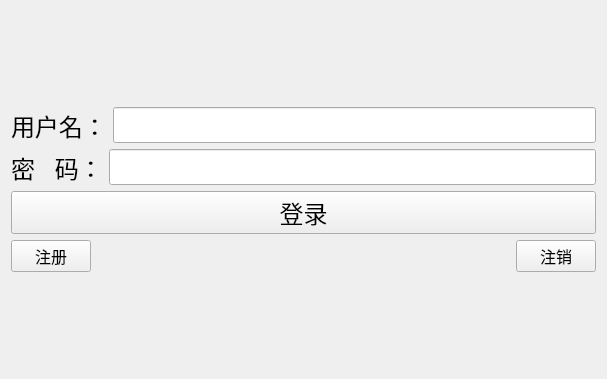
<?xml version="1.0" encoding="UTF-8"?>
<ui version="4.0">
 <class>TcpClient</class>
 <widget class="QWidget" name="TcpClient">
  <property name="geometry">
   <rect>
    <x>0</x>
    <y>0</y>
    <width>607</width>
    <height>379</height>
   </rect>
  </property>
  <property name="windowTitle">
   <string>TcpClient</string>
  </property>
  <layout class="QVBoxLayout" name="verticalLayout_2">
   <item>
    <layout class="QVBoxLayout" name="verticalLayout">
     <item>
      <layout class="QHBoxLayout" name="horizontalLayout_2">
       <item>
        <widget class="QLabel" name="name_lab">
         <property name="font">
          <font>
           <pointsize>18</pointsize>
          </font>
         </property>
         <property name="text">
          <string>用户名：</string>
         </property>
        </widget>
       </item>
       <item>
        <widget class="QLineEdit" name="name_le">
         <property name="font">
          <font>
           <pointsize>18</pointsize>
          </font>
         </property>
        </widget>
       </item>
      </layout>
     </item>
     <item>
      <layout class="QHBoxLayout" name="horizontalLayout_3">
       <item>
        <widget class="QLabel" name="pwd_lab">
         <property name="font">
          <font>
           <pointsize>18</pointsize>
          </font>
         </property>
         <property name="text">
          <string>密   码：</string>
         </property>
        </widget>
       </item>
       <item>
        <widget class="QLineEdit" name="pwd_le">
         <property name="font">
          <font>
           <pointsize>18</pointsize>
          </font>
         </property>
         <property name="echoMode">
          <enum>QLineEdit::Password</enum>
         </property>
        </widget>
       </item>
      </layout>
     </item>
     <item>
      <widget class="QPushButton" name="login_pb">
       <property name="font">
        <font>
         <pointsize>18</pointsize>
        </font>
       </property>
       <property name="text">
        <string>登录</string>
       </property>
      </widget>
     </item>
     <item>
      <layout class="QHBoxLayout" name="horizontalLayout">
       <item>
        <widget class="QPushButton" name="regist_pb">
         <property name="font">
          <font>
           <pointsize>12</pointsize>
          </font>
         </property>
         <property name="text">
          <string>注册</string>
         </property>
        </widget>
       </item>
       <item>
        <spacer name="horizontalSpacer">
         <property name="orientation">
          <enum>Qt::Horizontal</enum>
         </property>
         <property name="sizeHint" stdset="0">
          <size>
           <width>40</width>
           <height>20</height>
          </size>
         </property>
        </spacer>
       </item>
       <item>
        <widget class="QPushButton" name="cancel_pb">
         <property name="font">
          <font>
           <pointsize>12</pointsize>
          </font>
         </property>
         <property name="text">
          <string>注销</string>
         </property>
        </widget>
       </item>
      </layout>
     </item>
    </layout>
   </item>
  </layout>
 </widget>
 <resources/>
 <connections/>
</ui>
